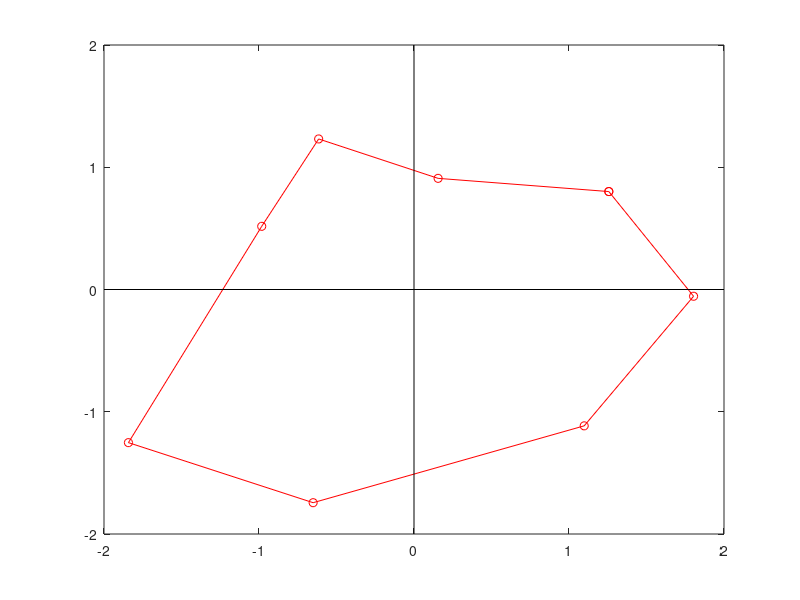

The MATLAB source for this figure: (Note: this script raises an error after producing the figure.)
clear all
clear all
clc 

% Specify polygon variables
numVert = 8;
radius = 1;
radVar = 1; % variance in the spikiness of vertices
angVar = 1; % variance in spacing of vertices around the unit circle

% preallocate x and y 
x = zeros(numVert,1);
y = zeros(numVert,1);

% angle of the unit circle in radians
circleAng = 2*pi;
% the average angular separation between points in a unit circle
angleSeparation = circleAng/numVert;
% create the matrix of angles for equal separation of points
angleMatrix = 0: angleSeparation: circleAng;
% drop the final angle since 2Pi = 0
angleMatrix(end) = [];

% generate the points x and y
for k = 1:numVert
    x(k) = (radius + radius*rand(1)*radVar) * cos(angleMatrix(k) + angleSeparation*rand(1)*angVar);
    y(k) = (radius + radius*rand(1)*radVar) * sin(angleMatrix(k) + angleSeparation*rand(1)*angVar);
end

% Graph the polygon and connect the final point to the first point
plot([x; x(1)],[y; y(1)],'ro-')
hold on
plot([-2 2],[0 0],'k')
plot([0 0],[-2 2],'k')

%% Generate lines
Polygon_vertex = [x y]
shifted_polygon_vertex = circshift(Polygon_vertex, -1)
gap_y = radius./10;

% left limit
l_limit = min(Polygon_vertex(:,1));
down_limit = min(Polygon_vertex(:,2));
up_limit = max(Polygon_vertex(:,2));

%right limit
r_limit = max(Polygon_vertex(:,1));

y1 = down_limit - gap_y;
y2 = up_limit + gap_y;

% coverage parameters
xd = 0.2;

nl = floor((r_limit - l_limit)/xd) +1;
i = 1;
LinesXY = zeros(nl,4);

x1 = l_limit;
x2 = x1;
while(x1 <= r_limit)
    LinesXY(i,:) = [x1 y1 x2 y2];
    x1 = x1 + xd;
    x2 = x1;
    i = i + 1;
end

PolygonXY = [Polygon_vertex shifted_polygon_vertex];
LinesXY;


%% SPEED TEST METHOD 1.
tic
out = lineSegmentIntersect(PolygonXY,LinesXY);
dt_1 = toc;

fprintf(1,'Method 1 took %.2f seconds for %.0f line segments...\n',dt_1,nl);


%% PREPARE THE FIGURE.
is_show = true;
if is_show

    % Show the intersection points.

    figure('Position',[10 100 500 500],'Renderer','zbuffer');
    
    axes_properties.box             = 'on';
    axes_properties.XLim            = [-2 2];
    axes_properties.YLim            = [-2 2];
    axes_properties.DataAspectRatio = [1 1 1];
    axes_properties.NextPlot        = 'add';
    
    axes(axes_properties,'parent',gcf);
    
    line([PolygonXY(:,1)';PolygonXY(:,3)'],[PolygonXY(:,2)';PolygonXY(:,4)'],'Color','r');
    line([LinesXY(:,1)';LinesXY(:,3)'],[LinesXY(:,2)';LinesXY(:,4)'],'Color','k');
    
    scatter(out.intMatrixX(:),out.intMatrixY(:),[],'r');

    title('Intersection Points');
    
end